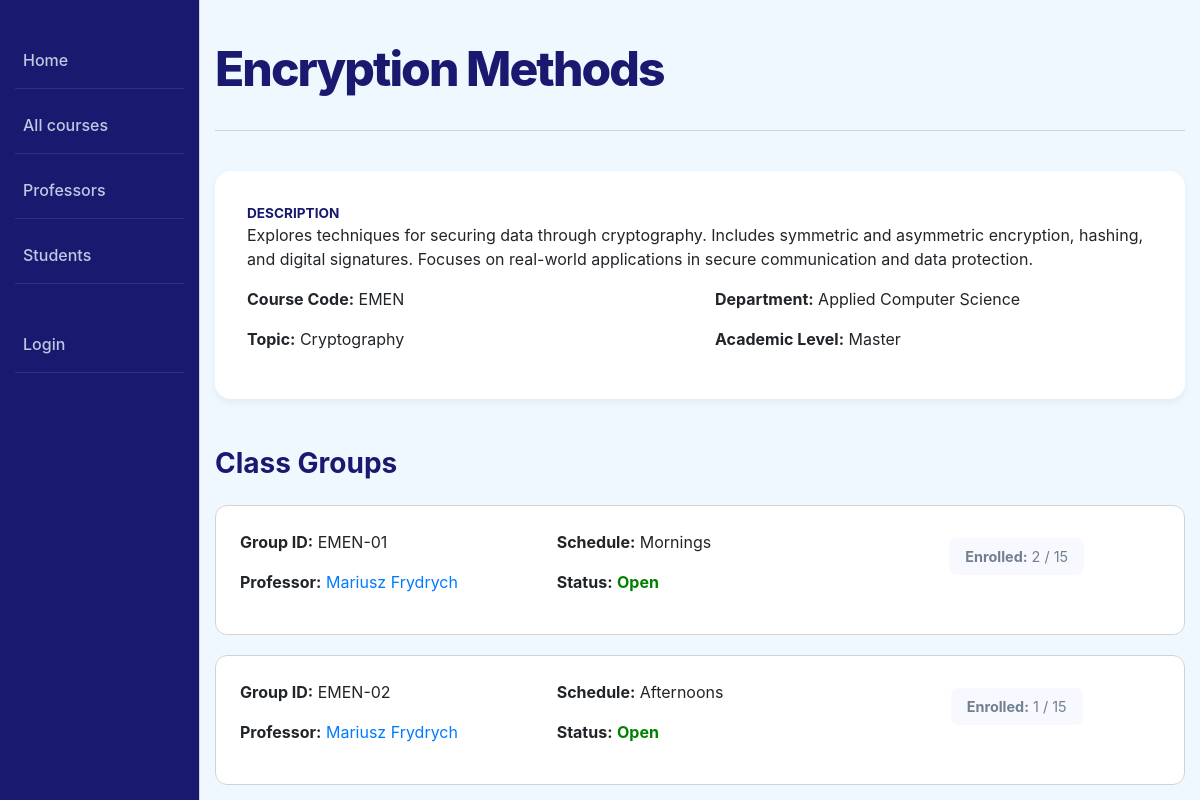
Screenshot of /catalog/course/2 with the database file from the repository.
### catalog/models.py (models this page shows, shortened)
class Course(models.Model):
  course_code = models.CharField(verbose_name='Course Code', max_length=200, help_text='Enter the course code')
  title = models.CharField(verbose_name='Course Title', max_length=200, help_text='Enter the course title')
  description = models.TextField(verbose_name='Course Description', help_text='Enter the course description', blank=True)
  academic_level = models.ForeignKey('Level', on_delete=models.SET_NULL, null=True)
  department = models.ForeignKey('Department', on_delete=models.SET_NULL, null=True)
  topic = models.CharField(verbose_name='Course Topic', max_length=255, help_text='Enter the course topic', blank=True)

class Department(models.Model):
  name = models.CharField(verbose_name='Department Name', max_length=200, help_text='Enter the department name')
  building_location = models.CharField(verbose_name='Building Location', max_length=200, help_text='Enter the building location', blank=True)
  head_of_department = models.CharField(verbose_name='Head of Department', max_length=200, help_text='Enter the head of department')
  def __str__(self):
    return self.name

class Level(models.Model):
  name = models.CharField(max_length=200, help_text='Enter the level of study')
  def __str__(self):
    return self.name

class ClassGroup(models.Model):
  ENROLLMENT_STATUS_CHOICES = [
      ('OPEN', 'Open'),
      ('CLOSED', 'Closed'),
      ('FULL', 'Full'),
  ]
  class_id = models.CharField(verbose_name='Class Group ID', max_length=50, unique=True, help_text='Enter the class group ID')
  start_date = models.DateField(verbose_name='Start Date', blank=True, null=True)
  end_date = models.DateField(verbose_name='End Date', blank=True, null=True)
  status = models.CharField(verbose_name='Enrollment Status', max_length=20, choices=ENROLLMENT_STATUS_CHOICES, default='OPEN')
  course = models.ForeignKey(Course, on_delete=models.CASCADE, related_name='class_groups')
  schedule = models.CharField(verbose_name='Class Schedule', max_length=255, blank=True, help_text='Enter the class schedule (e.g., Mon/Wed/Fri 10:00-11:00)')
  maxStudents = models.IntegerField(verbose_name='Maximum Students', help_text='Enter the maximum number of students')
  profesor = models.ForeignKey(Profesor, on_delete=models.SET_NULL, null=True, related_name='classes')
  enrolled_students = models.ManyToManyField(Student, related_name='classes', blank=True)

class Profesor(models.Model):
  user = models.OneToOneField(User, on_delete=models.CASCADE, null=True, blank=True)
  name = models.CharField(max_length=200, help_text='Enter the profesor name')
  def __str__(self):
    return self.name
  def get_absolute_url(self):
    return reverse('professor-detail', args=[str(self.id)])

### catalog/views.py (the view)
# urls.py: path('course/<int:pk>', views.CourseDetailView.as_view(), name='course-detail'),
class CourseDetailView(generic.DetailView):
    model = Course

### catalog/templates/catalog/course_detail.html
{% extends "base_generic.html" %}
{% load static %}
{% block extra_css %}
  <link rel="stylesheet" href="{% static 'css/course_detail.css' %}">
{% endblock %}
{% block content %}
  <div class="detail-header">
    <h1 class="main-title">{{ course.title }}</h1>
  </div>
  <div class="info-section">
    <div class="info-item">
      <span class="info-label">Description</span>
      <p>{{ course.description }}</p>
    </div>
    <div class="row">
      <div class="col-md-6">
        <p><strong>Course Code:</strong> {{ course.course_code }}</p>
        <p><strong>Topic:</strong> {{ course.topic }}</p>
      </div>
      <div class="col-md-6">
        <p><strong>Department:</strong> {{ course.department }}</p>
        <p><strong>Academic Level:</strong> {{ course.academic_level }}</p>
      </div>
    </div>
  </div>
  <h3 class="groups-title">Class Groups</h3>
  {% if course.class_groups.all %}
    {% for group in course.class_groups.all %}
      <div class="group-detail-card">
        <div class="row">
          <div class="col-md-4">
            <p><strong>Group ID:</strong> {{ group.class_id }}</p>
            <p><strong>Professor:</strong>
              <a href="{{ group.profesor.get_absolute_url }}">{{ group.profesor }}</a>
            </p>
          </div>
          <div class="col-md-4">
            <p><strong>Schedule:</strong> {{ group.schedule }}</p>
            <p>
              <strong>Status:</strong>
              {% if group.status == 'OPEN' %}
                <span class="status-text status-open">Open</span>
              {% elif group.status == 'FULL' %}
                <span class="status-text status-full">Full</span>
              {% else %}
                <span class="status-text status-closed">Closed</span>
              {% endif %}
            </p>
          </div>
          <div class="col-md-4 text-center">
            <div class="enrollment-bar">
              <strong>Enrolled:</strong>
              {{ group.enrolled_students.count }} / {{ group.maxStudents }}
            </div>
          </div>
        </div>
      </div>
    {% endfor %}
  {% else %}
    <p>No class groups for this course.</p>
  {% endif %}
{% endblock %}

### catalog/static/css/styles.css (style rules this page uses)
body { background-color: AliceBlue; margin: 0; padding: 0; }
.main-title { font-size: 3rem; color: MidnightBlue; margin-top: 2.5rem; margin-bottom: 0.5rem; font-weight: 800; letter-spacing: -0.12rem; }

### catalog/static/css/course_detail.css (style rules this page uses)
.detail-header { margin-bottom: 2.5rem; padding-bottom: 1.5rem; border-bottom: 0.1rem solid LightGray; }
.info-section { background-color: White; padding: 2rem; border-radius: 1rem; margin-bottom: 3rem; box-shadow: 0 0.25rem 0.5rem rgba(0, 0, 0, 0.05); }
.info-item { margin-bottom: 1rem; }
.info-label { font-weight: bold; color: MidnightBlue; text-transform: uppercase; font-size: 0.85rem; display: block; }
.groups-title { color: MidnightBlue; margin-bottom: 1.5rem; font-weight: 700; }
.group-detail-card { background-color: White; padding: 1.5rem; margin-bottom: 1.25rem; border-radius: 0.75rem; border: 0.06rem solid LightGrey; transition: box-shadow 0.3s ease, border-color 0.3s ease; }
.status-text { font-weight: bold; }
.status-open { color: Green; }
.enrollment-bar { background-color: GhostWhite; padding: 0.5rem 1rem; border-radius: 0.5rem; display: inline-block; margin-top: 0.5rem; font-size: 0.9rem; color: SlateGray; }

### rows the page displays
Course: title "Encryption Methods", description "Explores techniques for securing data through cryptography. Includes symmetric and asymmetric encryption, hashing, and digital signatures. Focuses on real-world applications in secure communication and data protection.", course_code "EMEN", topic "Cryptography", department "Applied Computer Science", academic_level "Master"
ClassGroup: class_id "EMEN-01", profesor "Mariusz Frydrych", schedule "Mornings", status "Open", enrolled_students.count "2", maxStudents "15"
ClassGroup: class_id "EMEN-02", profesor "Mariusz Frydrych", schedule "Afternoons", status "Open", enrolled_students.count "1", maxStudents "15"
